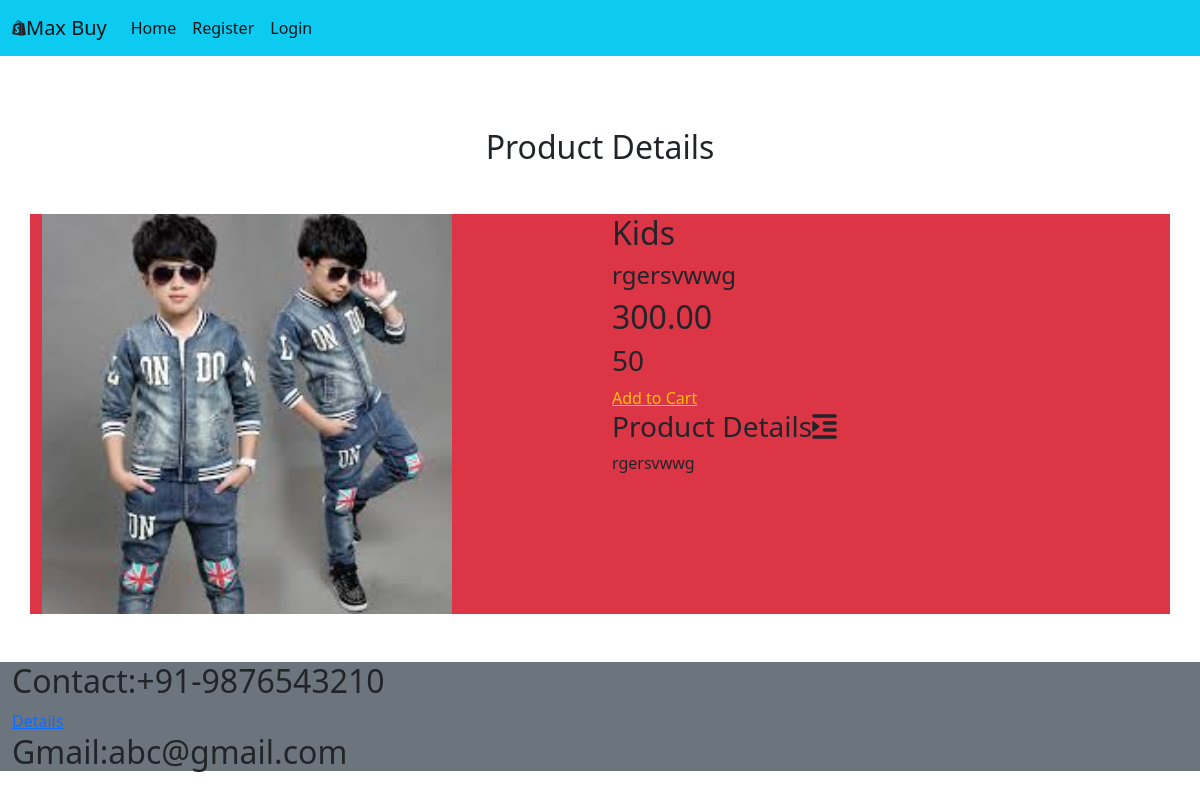
The app's page /product_details/4 with its own data.
### shop/models.py (models this page shows, shortened)
class Product(models.Model):
    name = models.CharField(max_length=30)
    desc = models.TextField()
    image = models.ImageField(upload_to='media/images', blank=True, null=True)
    price=models.DecimalField(max_digits=10,decimal_places=2)
    stock=models.IntegerField()
    available=models.BooleanField(default=True)
    created=models.DateTimeField(auto_now_add=True)
    updated=models.DateTimeField(auto_now=True)
    category=models.ForeignKey(Category,on_delete=models.CASCADE)

### shop/views.py (the view)
# urls.py: path('product_details/<int:i>',views.product_details,name="product_details"),
def product_details(request,i):
    p = Product.objects.get(id=i)
    return render(request,'product_details.html',{'p': p})

### templates/product_details.html
{% extends 'base.html' %}
{% load static %}
{% block content %}
<div class="container text-center mt-5 mb-5">
    <h2>Product Details</h2>
</div>
<div class="container bg-danger">
    <div class="row">
        <div class="col">
            <img src="{{p.image.url}}" height="400px" width="75%">
        </div>
        <div class="col">
            <h2>{{p.name}}</h2>
            <h4>{{p.desc}}</h4>
            <h2>{{p.price}}</h2>
            <h3>{{p.stock}}</h3>
            {% if user.is_superuser == True %}
                {% if p.stock > 0 %}
                    <h3 class="text-success">Product in Stock</h3>
                    <a style="text-decoration:none" href="{% url 'admin:index' %}" class="btn_1">Add Stock</a>
                {% else %}
                    <h3 class="text-danger">Out of Stock</h3>
                    <a style="text-decoration:none" href="{% url 'admin:index' %}" class="btn_1">Add Stock</a>
                {% endif %}
            {% else %}
                {% if p.stock > 0 %}
                    <a href="{% url 'cart:add_to_cart' p.id %}" class="btn_1 text-warning">Add to Cart</a>
                {% else %}
                    <h3 class="text-secondary">Out of Stock</h3>
                {% endif %}
            {% endif %}
      <h3>Product Details<i style="#" class="fa fa-indent"></i> </h3>
      <p style="#">{{p.desc}}</p>
    </div>
  </div>
</div>
{% endblock %}

### records on screen
Product: image (picture), name "Kids", desc "rgersvwwg", price "300.00", stock "50"
